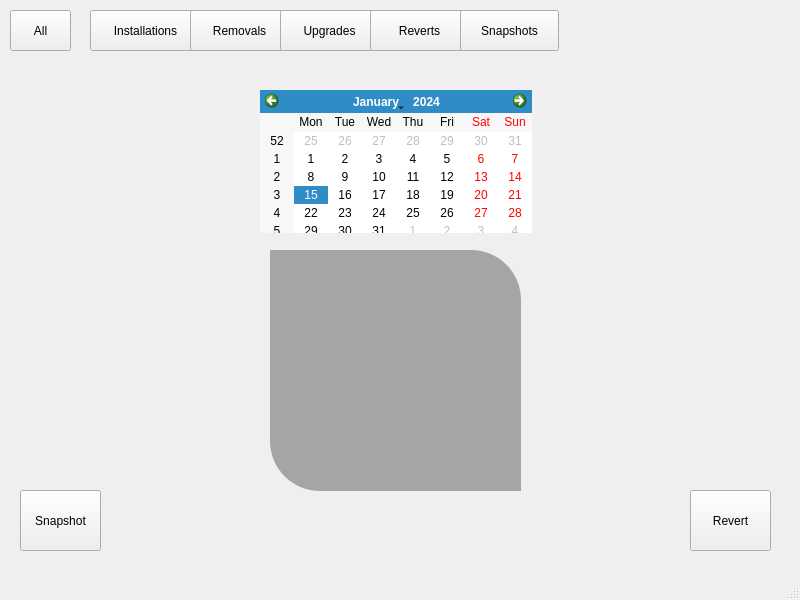
<?xml version="1.0" encoding="UTF-8"?>
<ui version="4.0">
 <class>MainWindow</class>
 <widget class="QMainWindow" name="MainWindow">
  <property name="geometry">
   <rect>
    <x>0</x>
    <y>0</y>
    <width>800</width>
    <height>600</height>
   </rect>
  </property>
  <property name="windowTitle">
   <string>MainWindow</string>
  </property>
  <widget class="QWidget" name="centralwidget">
   <widget class="QCalendarWidget" name="calendarWidget">
    <property name="geometry">
     <rect>
      <x>260</x>
      <y>90</y>
      <width>272</width>
      <height>143</height>
     </rect>
    </property>
   </widget>
   <widget class="QPushButton" name="allButton">
    <property name="geometry">
     <rect>
      <x>10</x>
      <y>10</y>
      <width>61</width>
      <height>41</height>
     </rect>
    </property>
    <property name="text">
     <string>All</string>
    </property>
   </widget>
   <widget class="QPushButton" name="installsButton">
    <property name="geometry">
     <rect>
      <x>90</x>
      <y>10</y>
      <width>111</width>
      <height>41</height>
     </rect>
    </property>
    <property name="text">
     <string>Installations</string>
    </property>
   </widget>
   <widget class="QPushButton" name="removalsButton">
    <property name="geometry">
     <rect>
      <x>190</x>
      <y>10</y>
      <width>99</width>
      <height>41</height>
     </rect>
    </property>
    <property name="text">
     <string>Removals</string>
    </property>
   </widget>
   <widget class="QPushButton" name="upgradesButton">
    <property name="geometry">
     <rect>
      <x>280</x>
      <y>10</y>
      <width>99</width>
      <height>41</height>
     </rect>
    </property>
    <property name="text">
     <string>Upgrades</string>
    </property>
   </widget>
   <widget class="QPushButton" name="revertsButton">
    <property name="geometry">
     <rect>
      <x>370</x>
      <y>10</y>
      <width>99</width>
      <height>41</height>
     </rect>
    </property>
    <property name="text">
     <string>Reverts</string>
    </property>
   </widget>
   <widget class="QPushButton" name="snapshotsButton">
    <property name="geometry">
     <rect>
      <x>460</x>
      <y>10</y>
      <width>99</width>
      <height>41</height>
     </rect>
    </property>
    <property name="text">
     <string>Snapshots</string>
    </property>
   </widget>
   <widget class="QWidget" name="detailWidget" native="true">
    <property name="geometry">
     <rect>
      <x>270</x>
      <y>250</y>
      <width>251</width>
      <height>241</height>
     </rect>
    </property>
    <property name="styleSheet">
     <string notr="true">QWidget{
	background-color: rgb(165, 165, 165);
	border-bottom-left-radius: 50px;
	border-top-right-radius: 50px;
}</string>
    </property>
    <widget class="QListWidget" name="detailListWidget">
     <property name="geometry">
      <rect>
       <x>10</x>
       <y>41</y>
       <width>231</width>
       <height>151</height>
      </rect>
     </property>
    </widget>
    <widget class="QPushButton" name="widgetCloseButton">
     <property name="geometry">
      <rect>
       <x>190</x>
       <y>10</y>
       <width>31</width>
       <height>23</height>
      </rect>
     </property>
     <property name="text">
      <string/>
     </property>
     <property name="icon">
      <iconset>
       <normaloff>../images/dialog-close.png</normaloff>../images/dialog-close.png</iconset>
     </property>
    </widget>
   </widget>
   <widget class="QPushButton" name="snapshotButton">
    <property name="geometry">
     <rect>
      <x>20</x>
      <y>490</y>
      <width>81</width>
      <height>61</height>
     </rect>
    </property>
    <property name="text">
     <string>Snapshot</string>
    </property>
   </widget>
   <widget class="QPushButton" name="revertButton">
    <property name="geometry">
     <rect>
      <x>690</x>
      <y>490</y>
      <width>81</width>
      <height>61</height>
     </rect>
    </property>
    <property name="text">
     <string>Revert</string>
    </property>
   </widget>
  </widget>
  <widget class="QMenuBar" name="menubar">
   <property name="geometry">
    <rect>
     <x>0</x>
     <y>0</y>
     <width>800</width>
     <height>20</height>
    </rect>
   </property>
  </widget>
  <widget class="QStatusBar" name="statusbar"/>
 </widget>
 <resources/>
 <connections/>
</ui>
